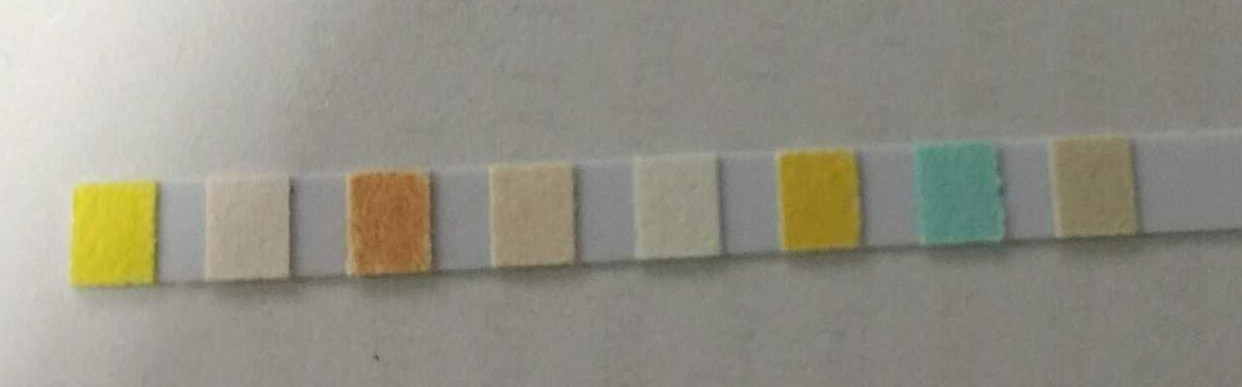
#> input picture sample3.jpg, 1242 x 387 px
$ python water.py sample3.jpg
#> lines starting #> are read from the running program, lines starting #| are printed output that depends on the picture; after the words box and inside, x2 and y2 are one past the last pixel; in counts of white or black regions, pixels touching at a corner belong together
import numpy as np
import cv2
from matplotlib import pyplot as plt
from sys import argv

img = cv2.imread('./sample3.jpg')
#> img is the input picture: shape (387, 1242, 3); mean B, G, R 132.9, 144.9, 146.9
gray = cv2.cvtColor(img,cv2.COLOR_BGR2GRAY)
ret, thresh = cv2.threshold(gray,0,255,cv2.THRESH_BINARY_INV+cv2.THRESH_OTSU)
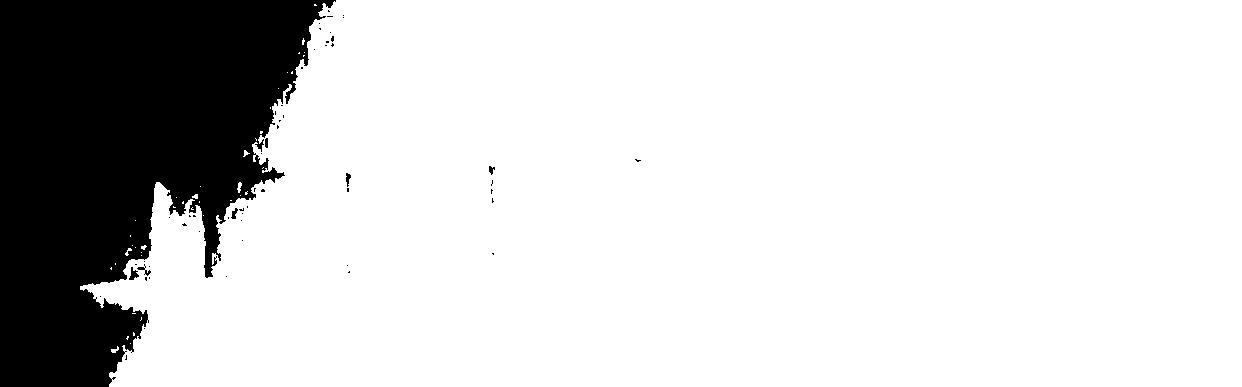
#> thresh: shape (387, 1242); 82.7% white; 56 black regions (49 under 20 px), largest, box (x1, y1, x2, y2) and area: (0, 0, 336, 387) 82638, (129, 267, 139, 280) 67, (137, 264, 151, 276) 48
#> ret = 165

# noise removal
kernel = np.ones((3,3),np.uint8)
opening = cv2.morphologyEx(thresh,cv2.MORPH_OPEN,kernel, iterations = 2)
#> opening: shape (387, 1242); 82.5% white; 23 black regions (19 under 20 px), largest, box (x1, y1, x2, y2) and area: (0, 0, 336, 387) 84116, (325, 36, 334, 47) 55, (346, 173, 351, 192) 54, (489, 166, 495, 175) 34

# sure background area
sure_bg = cv2.dilate(opening,kernel,iterations=3)
#> sure_bg: shape (387, 1242); 83.3% white; 3 black regions (2 under 20 px), largest, box (x1, y1, x2, y2) and area: (0, 0, 330, 387) 80441

# Finding sure foreground area
dist_transform = cv2.distanceTransform(opening,cv2.DIST_L2,5)
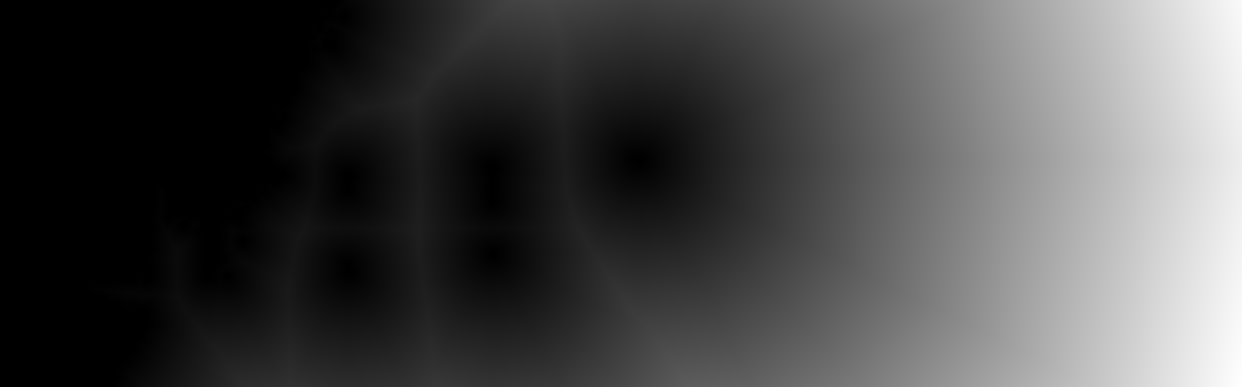
#> dist_transform: shape (387, 1242) float32; min 0, max 645.5, mean 182.7; drawn with min black and max white
ret, sure_fg = cv2.threshold(dist_transform,0.7*dist_transform.max(),255,0)
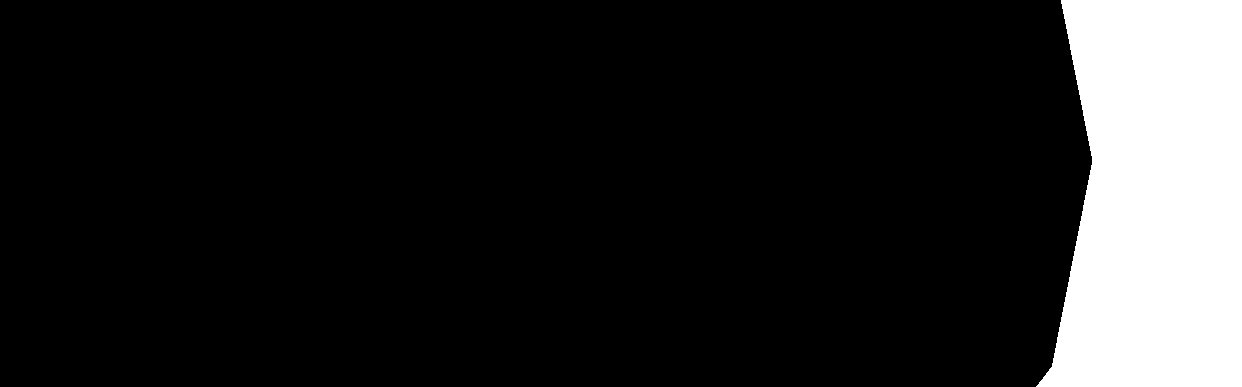
#> sure_fg: shape (387, 1242) float32; 13.7% white; 1 white region, box (x1, y1, x2, y2) and area: (1036, 0, 1242, 387) 65623
#> ret = 451.8

# Finding unknown region
sure_fg = np.uint8(sure_fg)
unknown = cv2.subtract(sure_bg,sure_fg)
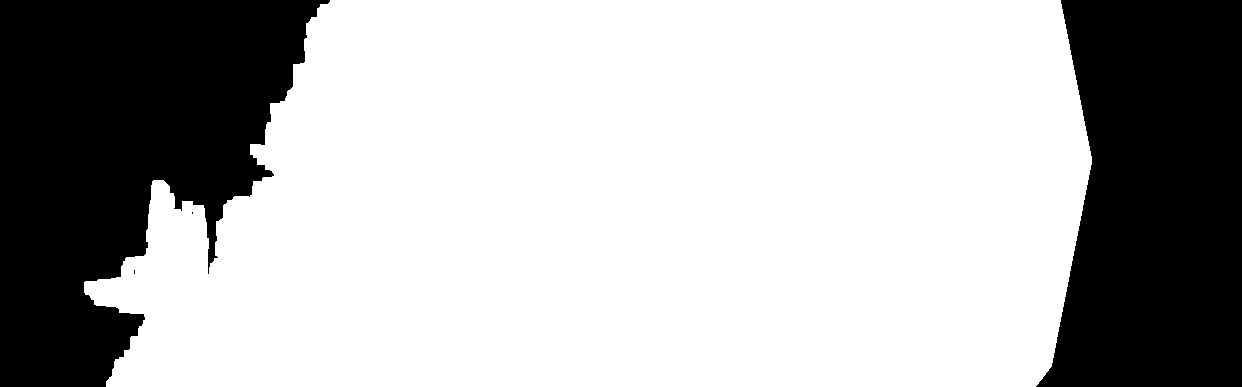
#> unknown: shape (387, 1242); 69.6% white; 4 black regions (2 under 20 px), largest, box (x1, y1, x2, y2) and area: (0, 0, 330, 387) 80441, (1036, 0, 1242, 387) 65623

# Marker labelling
ret, markers = cv2.connectedComponents(sure_fg)
#> ret = 2

# Add one to all labels so that sure background is not 0, but 1
markers = markers+1

# Now, mark the region of unknown with zero
markers[unknown==255] = 0
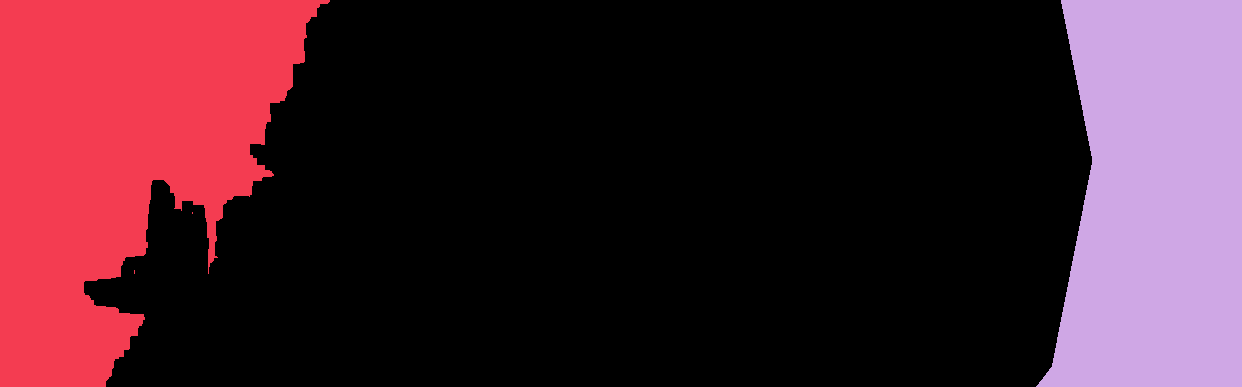
#> markers: shape (387, 1242) int32; 3 distinct labels, from 0 to 2; one colour per label, 0 black

markers = cv2.watershed(img,markers)
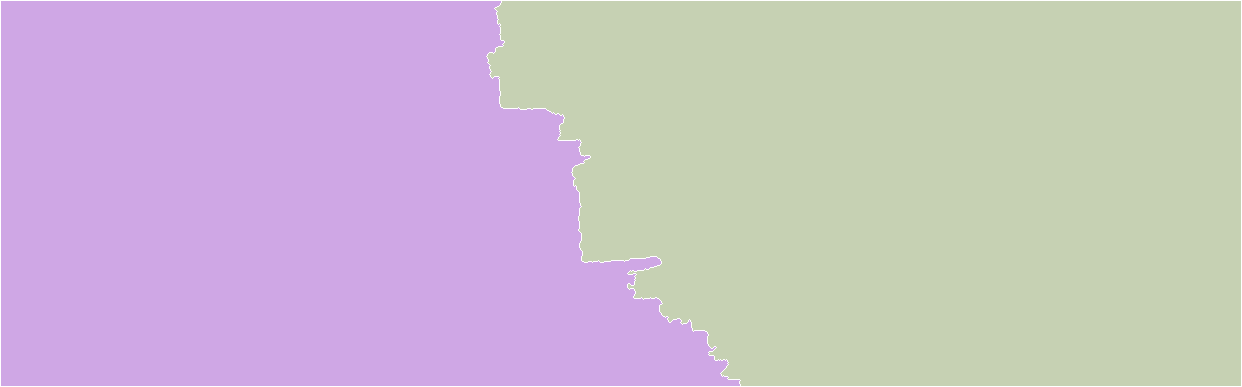
#> markers: shape (387, 1242) int32; 3 distinct labels, from -1 to 2; one colour per label, 0 black, -1 white
img[markers == -1] = [255,0,0]
#> img: shape (387, 1242, 3); 0.83% of pixels changed, all inside (x1, y1, x2, y2) = (0, 0, 1242, 387)

cv2.imwrite("watershed_img.png",img)
cv2.imwrite("watershed_markers.png",markers)
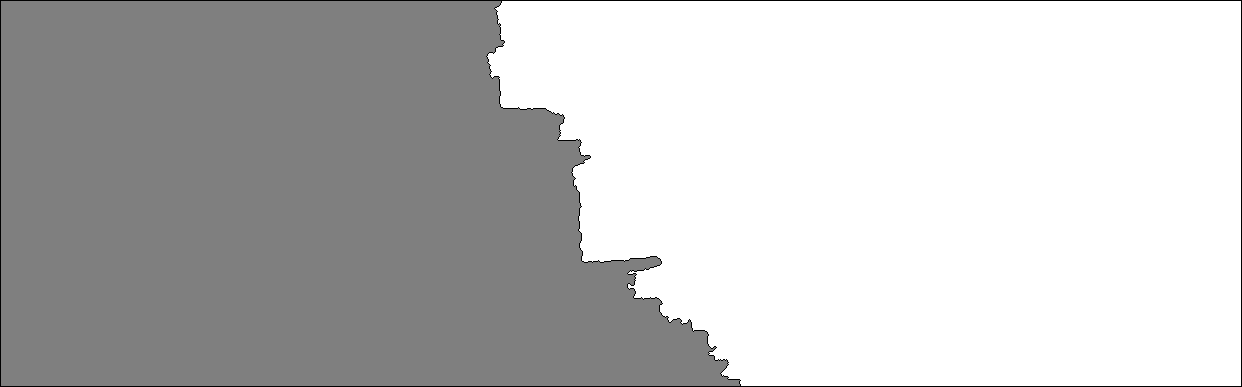
#> saved as watershed_markers.png: shape (387, 1242); min 0, max 2, mean 1.51; drawn with min black and max white

$ run again, with sample1.jpg copied over sample3.jpg
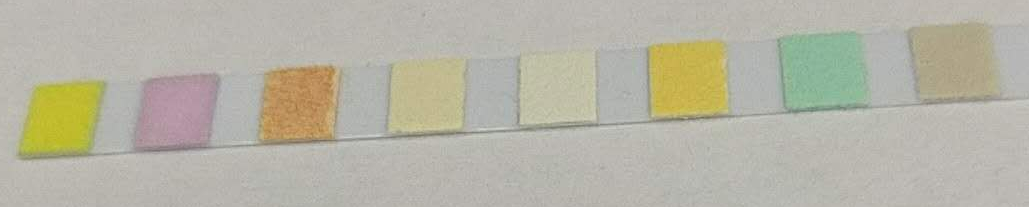
#> input picture sample1.jpg, 1029 x 207 px
#> img is the input picture: shape (207, 1029, 3); mean B, G, R 165.3, 180, 182.6
#> `ret, thresh = cv2.threshold(gray,0,255,cv2.THRESH_BINARY_INV+cv2.THRES..`:
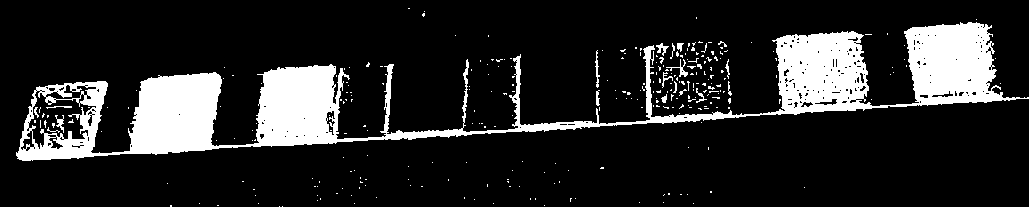
#> thresh: shape (207, 1029); 15.7% white; 289 white regions (272 under 20 px), largest, box (x1, y1, x2, y2) and area: (16, 22, 1029, 161) 31820, (666, 59, 688, 77) 89, (595, 50, 600, 88) 78
#> `ret, thresh = cv2.threshold(gray,0,255,cv2.THRESH_BINARY_INV+cv2.THRES..`: ret = 171
#> opening: shape (207, 1029); 12.6% white; 27 white regions, largest, box (x1, y1, x2, y2) and area: (130, 73, 222, 154) 6169, (906, 23, 1002, 105) 5887, (776, 32, 870, 114) 5586
#> sure_bg: shape (207, 1029); 17.3% white; 17 white regions, largest, box (x1, y1, x2, y2) and area: (773, 29, 873, 117) 7425, (903, 20, 1005, 108) 7396, (127, 70, 225, 157) 7271
#> `ret, sure_fg = cv2.threshold(dist_transform,0.7*dist_transform.max(),2..`: ret = 18.89
#> unknown: shape (207, 1029); 16.8% white; 17 white regions, largest, box (x1, y1, x2, y2) and area: (773, 29, 873, 117) 7425, (903, 20, 1005, 108) 7396, (127, 70, 225, 157) 6684
#> `ret, markers = cv2.connectedComponents(sure_fg)`: ret = 4
#> img: shape (207, 1029, 3); 1.48% of pixels changed, all inside (x1, y1, x2, y2) = (0, 0, 1029, 207)
#> `cv2.imwrite("watershed_markers.png",markers)`:
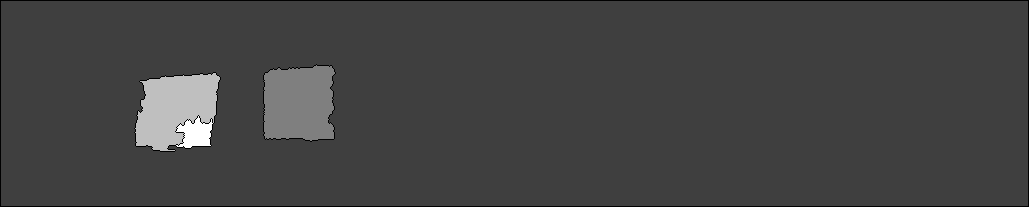
#> saved as watershed_markers.png: shape (207, 1029); min 0, max 4, mean 1.06; drawn with min black and max white

$ run again, with sample4.jpg copied over sample3.jpg
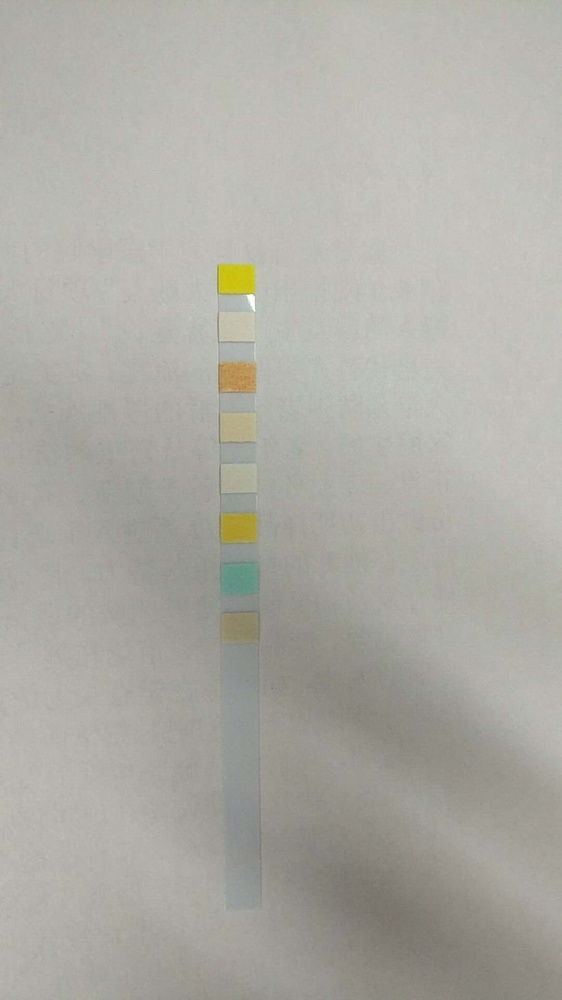
#> input picture sample4.jpg, 562 x 1000 px, shrunk from 1080 x 1920 before the run
#> img is the input picture: shape (1000, 562, 3); mean B, G, R 164.6, 171.4, 172.8
#> thresh: shape (1000, 562); 35.7% white; 650 white regions (618 under 20 px), largest, box (x1, y1, x2, y2) and area: (0, 347, 562, 1000) 197234, (52, 556, 68, 593) 158, (217, 265, 253, 295) 117
#> `ret, thresh = cv2.threshold(gray,0,255,cv2.THRESH_BINARY_INV+cv2.THRES..`: ret = 166
#> opening: shape (1000, 562); 33.3% white; 36 white regions (1 under 20 px), largest, box (x1, y1, x2, y2) and area: (11, 408, 562, 1000) 183680, (218, 361, 256, 394) 1095, (219, 441, 256, 464) 842
#> sure_bg: shape (1000, 562); 35.6% white; 7 white regions, largest, box (x1, y1, x2, y2) and area: (0, 396, 562, 1000) 197452, (215, 358, 259, 397) 1597, (5, 389, 19, 410) 270
#> `ret, sure_fg = cv2.threshold(dist_transform,0.7*dist_transform.max(),2..`: ret = 113.8
#> unknown: shape (1000, 562); 32.7% white; 7 white regions, largest, box (x1, y1, x2, y2) and area: (0, 396, 562, 1000) 181396, (215, 358, 259, 397) 1597, (5, 389, 19, 410) 270
#> `ret, markers = cv2.connectedComponents(sure_fg)`: ret = 2
#> img: shape (1000, 562, 3); 0.77% of pixels changed, all inside (x1, y1, x2, y2) = (0, 0, 562, 1000)
#> `cv2.imwrite("watershed_markers.png",markers)`:
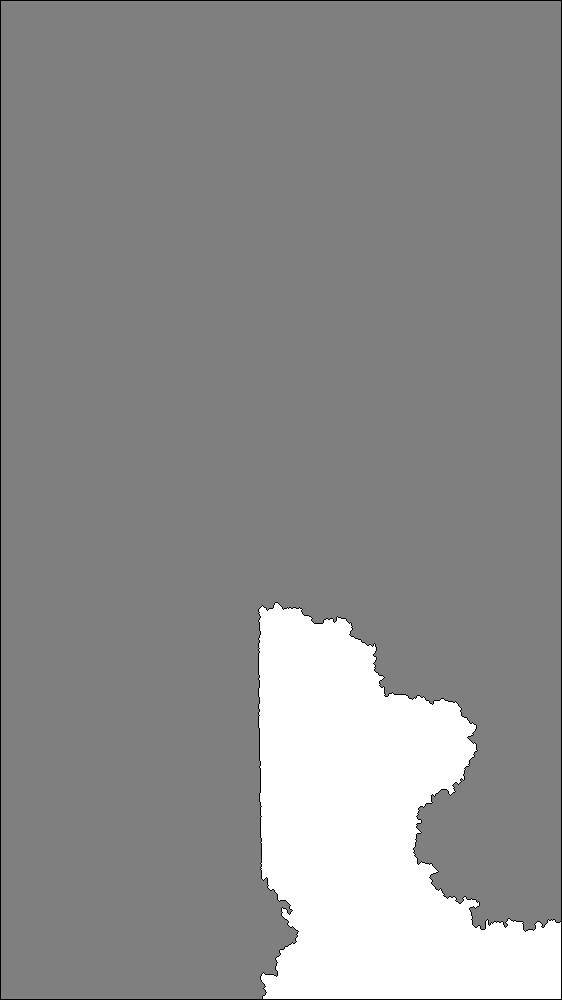
#> saved as watershed_markers.png: shape (1000, 562); min 0, max 2, mean 1.12; drawn with min black and max white
